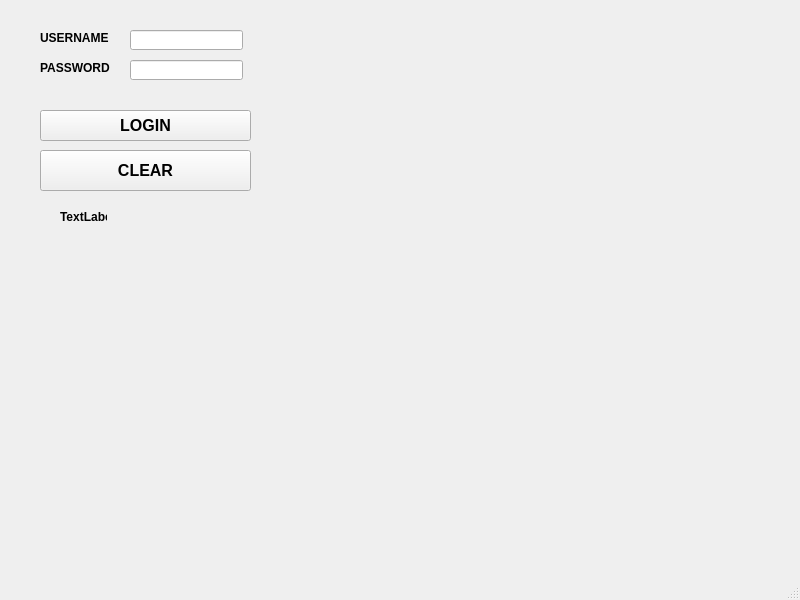
<?xml version="1.0" encoding="UTF-8"?>
<ui version="4.0">
 <class>MainWindow</class>
 <widget class="QMainWindow" name="MainWindow">
  <property name="geometry">
   <rect>
    <x>0</x>
    <y>0</y>
    <width>800</width>
    <height>600</height>
   </rect>
  </property>
  <property name="font">
   <font>
    <weight>75</weight>
    <bold>true</bold>
   </font>
  </property>
  <property name="windowTitle">
   <string>MainWindow</string>
  </property>
  <widget class="QWidget" name="centralwidget">
   <widget class="QLabel" name="a">
    <property name="geometry">
     <rect>
      <x>40</x>
      <y>60</y>
      <width>71</width>
      <height>16</height>
     </rect>
    </property>
    <property name="text">
     <string>PASSWORD</string>
    </property>
   </widget>
   <widget class="QLabel" name="label_3">
    <property name="geometry">
     <rect>
      <x>60</x>
      <y>210</y>
      <width>47</width>
      <height>13</height>
     </rect>
    </property>
    <property name="text">
     <string>TextLabel</string>
    </property>
   </widget>
   <widget class="QLineEdit" name="txtUsername">
    <property name="geometry">
     <rect>
      <x>130</x>
      <y>30</y>
      <width>113</width>
      <height>20</height>
     </rect>
    </property>
    <property name="text">
     <string/>
    </property>
   </widget>
   <widget class="QLabel" name="a_2">
    <property name="geometry">
     <rect>
      <x>40</x>
      <y>30</y>
      <width>71</width>
      <height>16</height>
     </rect>
    </property>
    <property name="text">
     <string>USERNAME</string>
    </property>
   </widget>
   <widget class="QLineEdit" name="txtPassword">
    <property name="geometry">
     <rect>
      <x>130</x>
      <y>60</y>
      <width>113</width>
      <height>20</height>
     </rect>
    </property>
   </widget>
   <widget class="QPushButton" name="btnLogin">
    <property name="geometry">
     <rect>
      <x>40</x>
      <y>110</y>
      <width>211</width>
      <height>31</height>
     </rect>
    </property>
    <property name="font">
     <font>
      <pointsize>12</pointsize>
     </font>
    </property>
    <property name="text">
     <string>LOGIN</string>
    </property>
   </widget>
   <widget class="QPushButton" name="btnClear">
    <property name="geometry">
     <rect>
      <x>40</x>
      <y>150</y>
      <width>211</width>
      <height>41</height>
     </rect>
    </property>
    <property name="font">
     <font>
      <pointsize>12</pointsize>
     </font>
    </property>
    <property name="text">
     <string>CLEAR</string>
    </property>
   </widget>
  </widget>
  <widget class="QMenuBar" name="menubar">
   <property name="geometry">
    <rect>
     <x>0</x>
     <y>0</y>
     <width>800</width>
     <height>21</height>
    </rect>
   </property>
  </widget>
  <widget class="QStatusBar" name="statusbar"/>
 </widget>
 <resources/>
 <connections/>
</ui>
